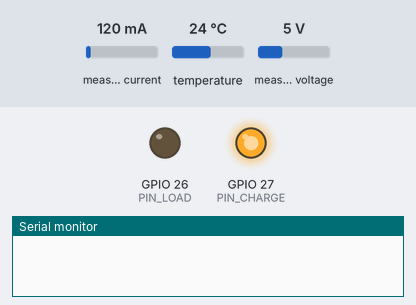
Bench run of a sketch on a simulated ESP32. On the bench: output pins drawn as LEDs (lit = HIGH), the last lines printed to the serial monitor. The test bench sets the inputs (shaded band); at power-on: measured current 120 mA, temperature 24 °C, measured voltage 5 V.

Above: at 0.1 s.
At 1.8 s:
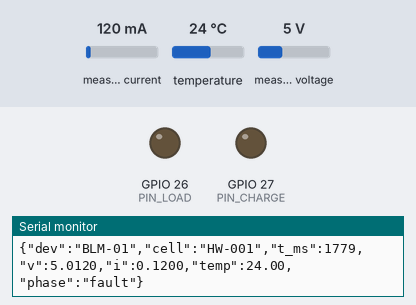
Timing chart, 0 to 3.3 s (numbered marks = the images above):
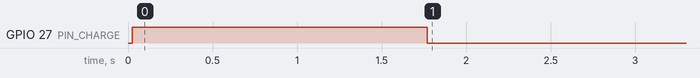

Measured:
- by itself, GPIO 27 (PIN_CHARGE): HIGH → LOW at 1.8 s

The sketch:

battery_logger.ino
```cpp
/*
  Battery Lifecycle Analytics: bench battery monitoring board (future hardware option)

  Board   : ESP32 DevKit (ESP32-WROOM-32)
  Sensors : INA219 current/voltage monitor (I2C, bidirectional, 0.1 ohm shunt)
            DS18B20 temperature probe taped to the cell (OneWire)
  Control : GPIO 26 -> logic-level MOSFET (IRLZ44N) switching a 3.9 ohm / 10 W load resistor (about 1 A discharge)
            GPIO 27 -> charger enable (TP4056 module CE pin, or a relay in the charger's input)
  Output  : one JSON line per second on USB serial, 115200 baud. Format in batterylife/hardware/protocol.py:
            {"dev":"BLM-01","cell":"HW-001","t_ms":123456,"v":3.912,"i":-0.998,"temp":27.4,"phase":"discharge"}

  Libraries (Arduino Library Manager): Adafruit INA219, OneWire, DallasTemperature

  Cycle logic (runs unattended):
    CHARGE    charger on, load off   -> until current < 0.05 A at 4.2 V (charger's CV cut-off)
    REST      both off, 5 min
    DISCHARGE load on                -> until voltage <= 2.80 V
    REST      both off, 5 min, then repeat
  SAFETY: hard stop on V > 4.25 V, V < 2.50 V or T > 55 C (both paths switched off, phase "fault").
          Use a protected cell or a protection board, never leave it unattended without a fire-safe container.
*/
#include <Wire.h>
#include <Adafruit_INA219.h>
#include <OneWire.h>
#include <DallasTemperature.h>

const char* DEVICE_ID = "BLM-01";
const char* CELL_ID   = "HW-001";
const int PIN_LOAD    = 26;
const int PIN_CHARGE  = 27;
const int PIN_ONEWIRE = 4;
const unsigned long SAMPLE_MS = 1000;
const unsigned long REST_MS   = 5UL * 60UL * 1000UL;

const float V_FULL = 4.18, I_CUTOFF = 0.05, V_EMPTY = 2.80;
const float V_ABS_MAX = 4.25, V_ABS_MIN = 2.50, T_MAX = 55.0;

Adafruit_INA219 ina;
OneWire oneWire(PIN_ONEWIRE);
DallasTemperature probe(&oneWire);

enum Phase { CHARGE, REST_AFTER_CHARGE, DISCHARGE, REST_AFTER_DISCHARGE, FAULT };
Phase phase = CHARGE;
unsigned long phaseStart = 0, lastSample = 0;

const char* phaseName(Phase p) {
  switch (p) {
    case CHARGE: return "charge";
    case DISCHARGE: return "discharge";
    case FAULT: return "fault";
    default: return "rest";
  }
}

void setOutputs(bool charge, bool load) {
  digitalWrite(PIN_LOAD, LOW);            // never both on: switch off first
  digitalWrite(PIN_CHARGE, LOW);
  delay(5);
  digitalWrite(PIN_CHARGE, charge ? HIGH : LOW);
  digitalWrite(PIN_LOAD, load ? HIGH : LOW);
}

void enter(Phase p) {
  phase = p;
  phaseStart = millis();
  setOutputs(p == CHARGE, p == DISCHARGE);
}

void setup() {
  Serial.begin(115200);
  pinMode(PIN_LOAD, OUTPUT);
  pinMode(PIN_CHARGE, OUTPUT);
  setOutputs(false, false);
  if (!ina.begin()) {
    Serial.println("{\"error\":\"INA219 not found\"}");
    while (true) delay(1000);
  }
  ina.setCalibration_16V_400mA();          // replace with a 2 A calibration for a 0.1 ohm shunt (see docs/hardware.md)
  probe.begin();
  enter(CHARGE);
}

void loop() {
  if (millis() - lastSample < SAMPLE_MS) return;
  lastSample = millis();

  float v = ina.getBusVoltage_V() + ina.getShuntVoltage_mV() / 1000.0;   // cell terminal voltage
  float i = ina.getCurrent_mA() / 1000.0;                                 // + charging, - discharging (wire shunt accordingly)
  probe.requestTemperatures();
  float t = probe.getTempCByIndex(0);

  if (phase != FAULT && (v > V_ABS_MAX || v < V_ABS_MIN || t > T_MAX)) enter(FAULT);

  unsigned long inPhase = millis() - phaseStart;
  switch (phase) {
    case CHARGE:               if (v >= V_FULL && i < I_CUTOFF && inPhase > 60000) enter(REST_AFTER_CHARGE); break;
    case REST_AFTER_CHARGE:    if (inPhase >= REST_MS) enter(DISCHARGE); break;
    case DISCHARGE:            if (v <= V_EMPTY) enter(REST_AFTER_DISCHARGE); break;
    case REST_AFTER_DISCHARGE: if (inPhase >= REST_MS) enter(CHARGE); break;
    case FAULT:                setOutputs(false, false); break;
  }

  Serial.printf("{\"dev\":\"%s\",\"cell\":\"%s\",\"t_ms\":%lu,\"v\":%.4f,\"i\":%.4f,\"temp\":%.2f,\"phase\":\"%s\"}\n",
                DEVICE_ID, CELL_ID, millis(), v, i, t, phaseName(phase));
}
```
